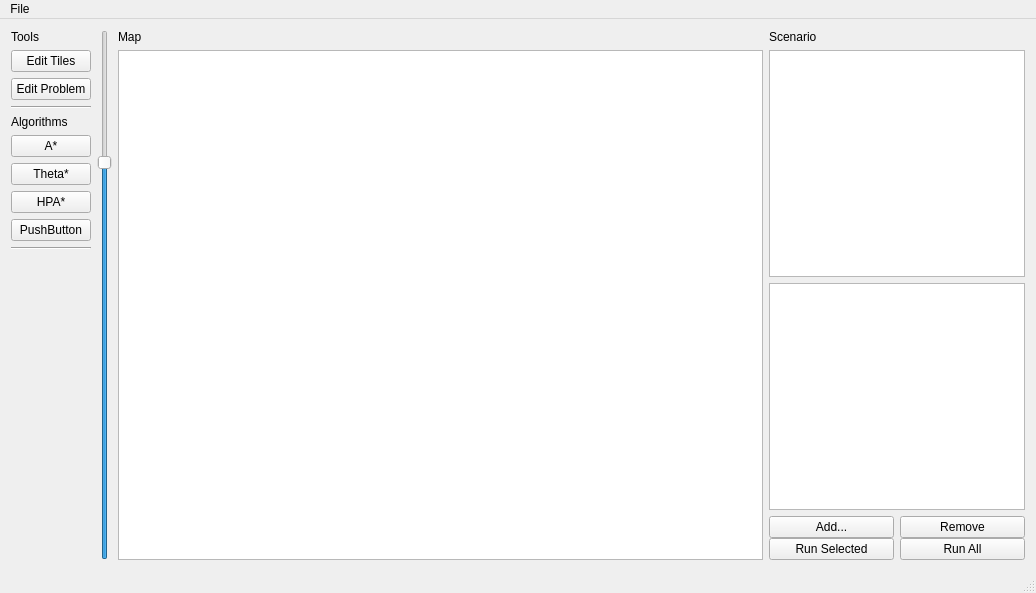
<?xml version="1.0" encoding="UTF-8"?>
<ui version="4.0">
 <class>MainWindow</class>
 <widget class="QMainWindow" name="MainWindow">
  <property name="geometry">
   <rect>
    <x>0</x>
    <y>0</y>
    <width>1036</width>
    <height>593</height>
   </rect>
  </property>
  <property name="windowTitle">
   <string>MainWindow</string>
  </property>
  <widget class="QWidget" name="centralWidget">
   <property name="sizePolicy">
    <sizepolicy hsizetype="Maximum" vsizetype="Maximum">
     <horstretch>0</horstretch>
     <verstretch>0</verstretch>
    </sizepolicy>
   </property>
   <layout class="QHBoxLayout" name="horizontalLayout_5">
    <item>
     <layout class="QHBoxLayout" name="mapLayout">
      <property name="spacing">
       <number>6</number>
      </property>
      <item>
       <layout class="QVBoxLayout" name="toolsLayout">
        <item>
         <widget class="QLabel" name="toolsLabel">
          <property name="text">
           <string>Tools</string>
          </property>
         </widget>
        </item>
        <item>
         <widget class="QPushButton" name="editTilesButton">
          <property name="text">
           <string>Edit Tiles</string>
          </property>
         </widget>
        </item>
        <item>
         <widget class="QPushButton" name="editProblemButton">
          <property name="text">
           <string>Edit Problem</string>
          </property>
         </widget>
        </item>
        <item>
         <widget class="Line" name="toolsSeparator">
          <property name="orientation">
           <enum>Qt::Horizontal</enum>
          </property>
         </widget>
        </item>
        <item>
         <widget class="QLabel" name="algorithmsLabel">
          <property name="text">
           <string>Algorithms</string>
          </property>
         </widget>
        </item>
        <item>
         <widget class="QPushButton" name="aStarButton">
          <property name="text">
           <string>A*</string>
          </property>
         </widget>
        </item>
        <item>
         <widget class="QPushButton" name="thetaStarButton">
          <property name="text">
           <string>Theta*</string>
          </property>
         </widget>
        </item>
        <item>
         <widget class="QPushButton" name="hpaStarButton">
          <property name="text">
           <string>HPA*</string>
          </property>
         </widget>
        </item>
        <item>
         <widget class="QPushButton" name="hptStarButton">
          <property name="text">
           <string>PushButton</string>
          </property>
         </widget>
        </item>
        <item>
         <widget class="Line" name="algorithmsSeparator">
          <property name="orientation">
           <enum>Qt::Horizontal</enum>
          </property>
         </widget>
        </item>
        <item>
         <spacer name="toolSpacer">
          <property name="orientation">
           <enum>Qt::Vertical</enum>
          </property>
          <property name="sizeHint" stdset="0">
           <size>
            <width>20</width>
            <height>40</height>
           </size>
          </property>
         </spacer>
        </item>
       </layout>
      </item>
      <item>
       <widget class="QSlider" name="mapScaleSlider">
        <property name="value">
         <number>75</number>
        </property>
        <property name="tracking">
         <bool>true</bool>
        </property>
        <property name="orientation">
         <enum>Qt::Vertical</enum>
        </property>
       </widget>
      </item>
      <item>
       <layout class="QVBoxLayout" name="mapViewLayout">
        <item>
         <widget class="QLabel" name="mapLabel">
          <property name="text">
           <string>Map</string>
          </property>
         </widget>
        </item>
        <item>
         <widget class="QGraphicsView" name="mapView">
          <property name="autoFillBackground">
           <bool>false</bool>
          </property>
         </widget>
        </item>
       </layout>
      </item>
     </layout>
    </item>
    <item>
     <layout class="QVBoxLayout" name="scenarioLayout">
      <property name="sizeConstraint">
       <enum>QLayout::SetDefaultConstraint</enum>
      </property>
      <item>
       <widget class="QLabel" name="scenarioLabel">
        <property name="text">
         <string>Scenario</string>
        </property>
       </widget>
      </item>
      <item>
       <widget class="QListWidget" name="scenarioList">
        <property name="sizePolicy">
         <sizepolicy hsizetype="Minimum" vsizetype="Expanding">
          <horstretch>0</horstretch>
          <verstretch>0</verstretch>
         </sizepolicy>
        </property>
        <property name="minimumSize">
         <size>
          <width>100</width>
          <height>0</height>
         </size>
        </property>
       </widget>
      </item>
      <item>
       <widget class="QTableWidget" name="tableWidget">
        <property name="sizePolicy">
         <sizepolicy hsizetype="Minimum" vsizetype="Expanding">
          <horstretch>0</horstretch>
          <verstretch>0</verstretch>
         </sizepolicy>
        </property>
       </widget>
      </item>
      <item>
       <layout class="QVBoxLayout" name="scenarioButtonLayout">
        <property name="spacing">
         <number>0</number>
        </property>
        <item>
         <layout class="QHBoxLayout" name="scenarioEditButtonLayout">
          <item>
           <widget class="QPushButton" name="addButton">
            <property name="text">
             <string>Add...</string>
            </property>
           </widget>
          </item>
          <item>
           <widget class="QPushButton" name="removeButton">
            <property name="text">
             <string>Remove</string>
            </property>
           </widget>
          </item>
         </layout>
        </item>
        <item>
         <layout class="QHBoxLayout" name="scenarioRunButtonLayout">
          <item>
           <widget class="QPushButton" name="runSelectedButton">
            <property name="text">
             <string>Run Selected</string>
            </property>
           </widget>
          </item>
          <item>
           <widget class="QPushButton" name="runAllButton">
            <property name="text">
             <string>Run All</string>
            </property>
           </widget>
          </item>
         </layout>
        </item>
       </layout>
      </item>
     </layout>
    </item>
   </layout>
  </widget>
  <widget class="QMenuBar" name="menuBar">
   <property name="geometry">
    <rect>
     <x>0</x>
     <y>0</y>
     <width>1036</width>
     <height>25</height>
    </rect>
   </property>
   <widget class="QMenu" name="menuFile">
    <property name="title">
     <string>File</string>
    </property>
    <addaction name="actionLoad_Map"/>
    <addaction name="actionLoad_Multiple_Mapds"/>
    <addaction name="separator"/>
    <addaction name="actionLoad_Scenario"/>
   </widget>
   <addaction name="menuFile"/>
  </widget>
  <widget class="QStatusBar" name="statusBar"/>
  <action name="actionLoad_Map">
   <property name="text">
    <string>Load Map..</string>
   </property>
  </action>
  <action name="actionLoad_Multiple_Mapds">
   <property name="text">
    <string>Load Multiple Maps...</string>
   </property>
  </action>
  <action name="actionLoad_Scenario">
   <property name="text">
    <string>Load Scenario..</string>
   </property>
  </action>
 </widget>
 <layoutdefault spacing="6" margin="11"/>
 <tabstops>
  <tabstop>mapScaleSlider</tabstop>
  <tabstop>mapView</tabstop>
  <tabstop>scenarioList</tabstop>
  <tabstop>addButton</tabstop>
  <tabstop>removeButton</tabstop>
  <tabstop>runSelectedButton</tabstop>
  <tabstop>runAllButton</tabstop>
 </tabstops>
 <resources/>
 <connections/>
</ui>
